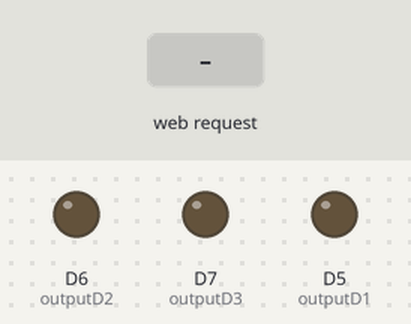
Simulated run of this sketch. Board: ESP8266 (NodeMCU). On the bench: output pins drawn as LEDs (lit = HIGH). Inputs (shaded band) come from the test bench. WiFi joins after 1.5 s; servers stay silent unless stated; what the sketch prints to the serial monitor is not drawn.

Above: at 2.7 s.
2.8 s: HTTP request GET /5/on received
At 3.3 s:
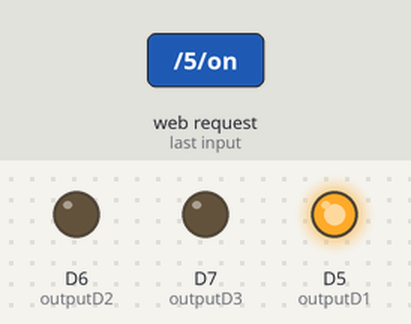
4.3 s: HTTP request GET /5/off received
At 5.5 s:
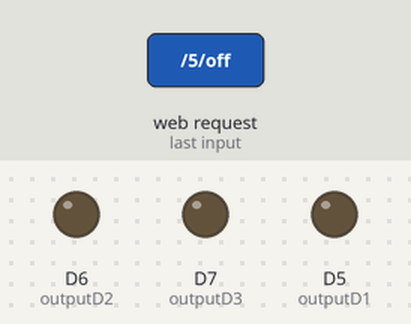
5.8 s: HTTP request GET /4/on received
At 6.8 s:
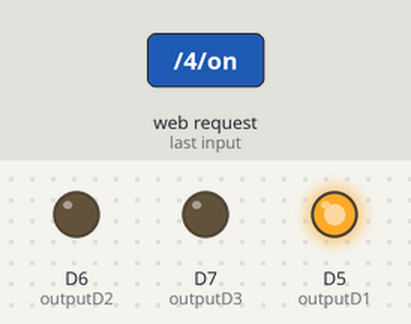
Timing chart, 0 to 8.8 s (numbered marks = the images above; inputs shaded):
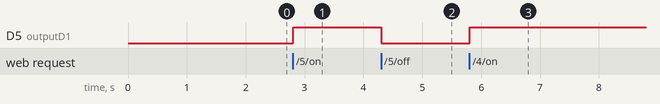

Measured:
- after the input at 2.8 s, D5 (outputD1): LOW → HIGH at once
- after the input at 4.3 s, D5 (outputD1): HIGH → LOW at once
- after the input at 5.8 s, D5 (outputD1): LOW → HIGH at once

The sketch:

hino_teste.ino
```cpp
/*********
  Rui Santos
  Complete project details at https://randomnerdtutorials.com
*********/

// Load Wi-Fi library
#include <ESP8266WiFi.h>

// Replace with your network credentials
const char* ssid     = "Vivo-Internet-9CF3";
const char* password = "15262CFA";

// Set web server port number to 80
WiFiServer server(80);

// Variable to store the HTTP request
String header;

// Auxiliar variables to store the current output state
String outputD1State = "off";
String outputD2State = "off";
String outputD3State = "off";

// Assign output variables to GPIO pins
const int outputD1 = D5;
const int outputD2 = D6;
const int outputD3 = D7;

// Current time
unsigned long currentTime = millis();
// Previous time
unsigned long previousTime = 0;
// Define timeout time in milliseconds (example: 2000ms = 2s)
const long timeoutTime = 2000;

void setup() {
  Serial.begin(115200);
  // Initialize the output variables as outputs
  pinMode(outputD1, OUTPUT);
  pinMode(outputD2, OUTPUT);
  pinMode(outputD3, OUTPUT);
  // Set outputs to LOW
  digitalWrite(outputD1, LOW);
  digitalWrite(outputD2, LOW);
  digitalWrite(outputD3, LOW);

  // Connect to Wi-Fi network with SSID and password
  Serial.print("Connecting to ");
  Serial.println(ssid);
  WiFi.begin(ssid, password);
  while (WiFi.status() != WL_CONNECTED) {
    delay(500);
    Serial.print(".");
  }
  // Print local IP address and start web server
  Serial.begin(115200);//PORTA SERIAL
  Serial.println("");
  Serial.println("WiFi connected.");
  Serial.println("IP address: ");
  Serial.println(WiFi.localIP());
  server.begin();
}

void loop(){
  WiFiClient client = server.available();   // Listen for incoming clients

  if (client) {                             // If a new client connects,
    Serial.println("New Client.");          // print a message out in the serial port
    String currentLine = "";                // make a String to hold incoming data from the client
    currentTime = millis();
    previousTime = currentTime;
    while (client.connected() && currentTime - previousTime <= timeoutTime) { // loop while the client's connected
      currentTime = millis();
      if (client.available()) {             // if there's bytes to read from the client,
        char c = client.read();             // read a byte, then
        Serial.write(c);                    // print it out the serial monitor
        header += c;
        if (c == '\n') {                    // if the byte is a newline character
          // if the current line is blank, you got two newline characters in a row.
          // that's the end of the client HTTP request, so send a response:
          if (currentLine.length() == 0) {
            // HTTP headers always start with a response code (e.g. HTTP/1.1 200 OK)
            // and a content-type so the client knows what's coming, then a blank line:
            client.println("HTTP/1.1 200 OK");
            client.println("Content-type:text/html");
            client.println("Connection: close");
            client.println();

            // turns the GPIOs on and off
            if (header.indexOf("GET /5/on") >= 0) {
              Serial.println("VELOCIDADE 1 on");
              outputD1State = "on";
              digitalWrite(outputD1, HIGH);


            } else if (header.indexOf("GET /5/off") >= 0) {
              Serial.println("VELOCIDADE 1 off");
              outputD1State = "off";
              digitalWrite(outputD1, LOW);
            } else if (header.indexOf("GET /4/on") >= 0) {
              Serial.println("VELOCIDADE 2 on");
              outputD2State = "on";
              digitalWrite(outputD1, HIGH);

            } else if (header.indexOf("GET /4/off") >= 0) {
              Serial.println("VELOCIDADE 2 off");
              outputD2State = "off";
              digitalWrite(outputD2, LOW);
            }else if (header.indexOf("GET /0/on") >= 0) {
              Serial.println("VELOCIDADE 3 on");
              outputD3State = "on";
              digitalWrite(outputD1, HIGH);

            } else if (header.indexOf("GET /0/off") >= 0) {
              Serial.println("VELOCIDADE 3 off");
              outputD3State = "off";
              digitalWrite(outputD3, LOW);
            }

            // Display the HTML web page
            client.println("<!DOCTYPE html><html>");
            client.println("<head><meta name=\"viewport\" content=\"width=device-width, initial-scale=1\">");
            client.println("<link rel=\"icon\" href=\"data:,\">");
            // CSS to style the on/off buttons
            // Feel free to change the background-color and font-size attributes to fit your preferences
            client.println("<style>html { font-family: Helvetica; display: inline-block; margin: 0px auto; text-align: center;}");
            client.println(".button { background-color: #195B6A; border: none; color: white; padding: 16px 40px;");
            client.println("text-decoration: none; font-size: 30px; margin: 2px; cursor: pointer;}");
            client.println(".button2 {background-color: #77878A;}</style></head>");

            // Web Page Heading
            client.println("<body><h1>PAINEL ROBOTICA PET</h1>");

            // Display current state, and ON/OFF buttons for GPIO VERMELHO
            client.println("<p>VELOCIDADE 1</p>");
            // If the output5State is off, it displays the ON button
            if (outputD1State=="off") {
              client.println("<p><a href=\"/5/on\"><button class=\"button\">LIGADO</button></a></p>");
            } else {
              client.println("<p><a href=\"/5/off\"><button class=\"button button2\">DESLIGADO</button></a></p>");
            }

            // Display current state, and ON/OFF buttons for GPIO AZUL
            client.println("<p>VELOCIDADE 2 </p>");
            // If the output4State is off, it displays the ON button
            if (outputD2State=="off") {
              client.println("<p><a href=\"/4/on\"><button class=\"button\">LIGADO</button></a></p>");
            } else {
              client.println("<p><a href=\"/4/off\"><button class=\"button button2\">DESLIGADO</button></a></p>");
            }
            client.println("</body></html>");

            // Display current state, and ON/OFF buttons for GPIO VERMELHO
            client.println("<p>VELOCIDADE 3</p>");
            // If the output5State is off, it displays the ON button
            if (outputD3State=="off") {
              client.println("<p><a href=\"/0/on\"><button class=\"button\">LIGADO</button></a></p>");
            } else {
              client.println("<p><a href=\"/0/off\"><button class=\"button button2\">DESLIGADO</button></a></p>");
            }

            // The HTTP response ends with another blank line
            client.println();
            // Break out of the while loop
            break;
          } else { // if you got a newline, then clear currentLine
            currentLine = "";
          }
        } else if (c != '\r') {  // if you got anything else but a carriage return character,
          currentLine += c;      // add it to the end of the currentLine
        }
      }
    }
    // Clear the header variable
    header = "";
    // Close the connection
    client.stop();
    Serial.println("Client disconnected.");
    Serial.println("");
  }
}
```
